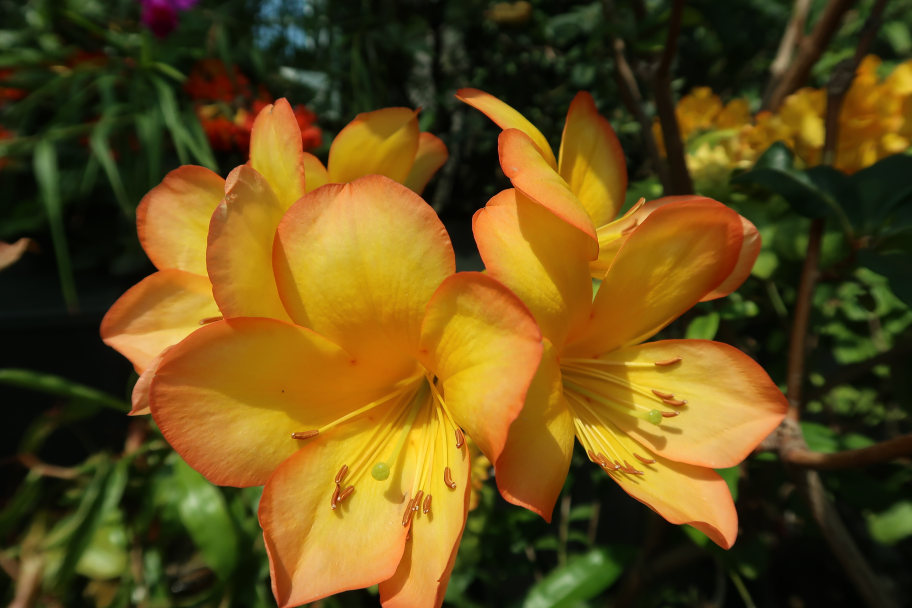
%> input picture MATLAB/wavelet_gbb2/fl2.jpg, 2736 x 1824 px (shown at 1/3 size)
$ octave wavelet_gbb2_d.m   (GNU Octave 9; MATLAB toolbox functions it lacks are replaced by stand-ins)
%> lines starting %> are read from the running program, lines starting %| are printed output that depends on the picture
% wavelet_gbb2b.m
%%%%%%%%%%%%%%%%%%%%
% load image file
RGB=imread('fl2.jpg');
G=im2gray(RGB);
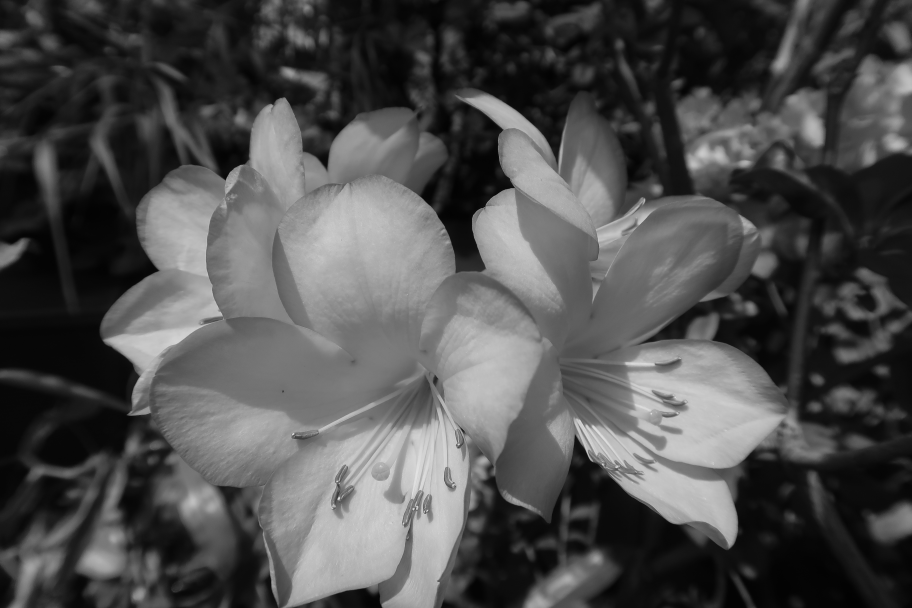
%> G: size 1824x2736 uint8 (shown at 1/3 size); min 1, max 250, mean 78.3
A=imresize(G, 1/5);
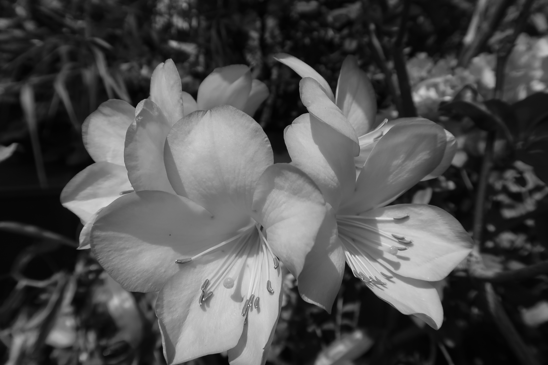
%> A: size 365x548 uint8; min 2, max 226, mean 78.3
% multiresolution decomposition
[C,S]=wavedec2(A,3,'haar');
%> S = [46 69; 46 69; 92 137; 183 274; 365 548]
A3=appcoef2(C,S,'haar',3);
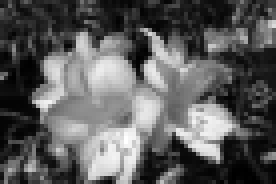
%> A3: size 46x69 double (shown 4 times larger); min 24.13, max 1678.3, mean 622.3; drawn with min black and max white
[H3,V3,D3] = detcoef2('all',C,S,3);
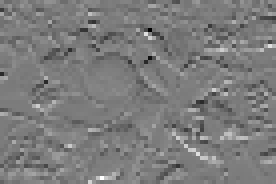
%> H3: size 46x69 double (shown 4 times larger); min -440.8, max 463.1, mean -0.1; drawn with min black and max white
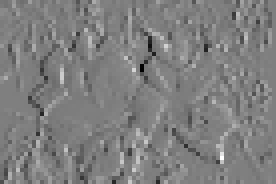
%> V3: size 46x69 double (shown 4 times larger); min -479.9, max 482, mean 0; drawn with min black and max white
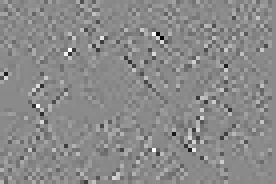
%> D3: size 46x69 double (shown 4 times larger); min -208.5, max 175.3, mean -0.3; drawn with min black and max white
% plot A(n)
subplot(2,2,1);
imagesc(A3);
colormap('gray');
title('Approximation of Level 3');
subplot(2,2,2);
imagesc(H3);
title('Horizontal Detail of Level 3');
subplot(2,2,3);
imagesc(V3);
title('Vertical Detail of Level 3');
subplot(2,2,4);
imagesc(D3);
title('Diagonal Detail of Level 3');
